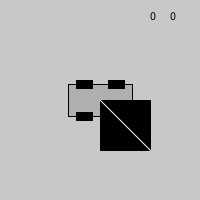
Frame 1 (no input)
Frame 60 (the mouse pressed at the canvas centre just before this capture): identical to frame 1, image omitted
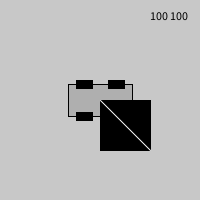
Frame 120 (the mouse held since frame 60 and released just before this capture)

The Processing sketch that drew these frames (run headless with seeded random() and noise(); from frame 60 on, the mouse is pressed at the canvas centre):

// Processing sketch: Tut2
// ── Tut2.pde
Car test;

class Car {

  int x, y, theSize, offset;

  Car(int _x, int _y, int _theSize) {
    x = _x;
    y = _y;
    theSize = _theSize;
    offset = theSize/4;
  }


  void draw() {

    rectMode(CENTER);
    stroke(0);
    fill(175);
    rect(x, y, theSize, theSize/2);

    fill(0);
    rect(x - offset, y-offset, offset, offset/2);
    rect(x+offset, y-offset, offset, offset/2);
    rect(x-offset, y+offset, offset, offset/2);
    rect(x+offset, y+offset, offset, offset/2);
  }
}

float distance(float fx, float fy, float sx, float sy){
   float d = sqrt(pow((sx - fx), 2) + pow((sy - fy), 2));
   return d;
  
}

float rectArea(float w, float h){
 
  return w*h;
  
}

void mousePos(){
 
  text(mouseX, 150, 20, 30);
  text(mouseY, 170, 20);
  
}

void rollOverButton() {
   rectMode(CORNER);
  
  fill(0);
  if(mouseX > 100 && mouseX < 100+50 && mouseY < 100 + 50 && mouseY > 100){
   
    fill(255, 0, 0);
    
  }
  
  rect(100, 100, 50, 50);
  
  stroke(255);
  line(100, 100, 150, 150);
}

void setup() {

  size(200, 200);
  test = new Car(100, 100, 64);
}

void draw() {
  background(200);
  println(distance(3, 5, 3, 3));
  test.draw();
  rollOverButton();
  mousePos();
}
